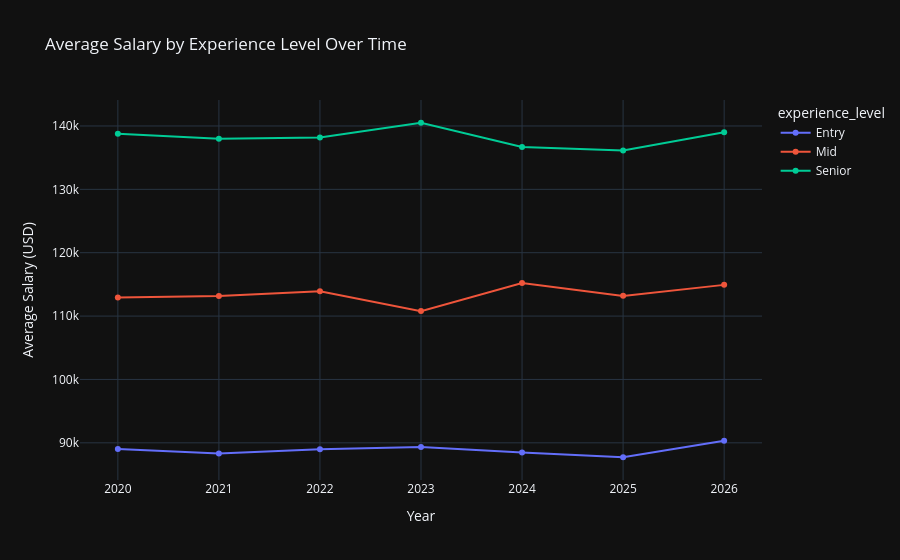

Notebook cell for this chart:
### Code cell
### 8. Average Salary by Experience Level Over Time
salary_exp_year = ai_df.groupby(['job_posting_year', 'experience_level'])['salary'].mean().reset_index()
fig = px.line(salary_exp_year, x='job_posting_year', y='salary', color='experience_level',
              title='Average Salary by Experience Level Over Time',
              category_orders={'experience_level': ['Entry', 'Mid', 'Senior']},
              labels={'job_posting_year': 'Year', 'salary': 'Average Salary (USD)'},
              markers=True)
fig.show()

### Figure 1 — Plotly figure (JSON) as saved in the notebook; plotly's stock layout.template omitted (floating-point values rounded to 4 significant figures)
{"data": [{"hovertemplate": "experience_level=Entry<br>Year=%{x}<br>Average Salary (USD)=%{y}<extra></extra>", "legendgroup": "Entry", "line": {"color": "#636efa", "dash": "solid"}, "marker": {"symbol": "circle"}, "mode": "lines+markers", "name": "Entry", "orientation": "v", "showlegend": true, "x": [2020, 2021, 2022, 2023, 2024, 2025, 2026], "xaxis": "x", "y": [89030.0, 88330.0, 88970.0, 89350.0, 88460.0, 87720.0, 90320.0], "yaxis": "y", "type": "scatter"}, {"hovertemplate": "experience_level=Mid<br>Year=%{x}<br>Average Salary (USD)=%{y}<extra></extra>", "legendgroup": "Mid", "line": {"color": "#EF553B", "dash": "solid"}, "marker": {"symbol": "circle"}, "mode": "lines+markers", "name": "Mid", "orientation": "v", "showlegend": true, "x": [2020, 2021, 2022, 2023, 2024, 2025, 2026], "xaxis": "x", "y": [112900.0, 113200.0, 113900.0, 110800.0, 115200.0, 113200.0, 114900.0], "yaxis": "y", "type": "scatter"}, {"hovertemplate": "experience_level=Senior<br>Year=%{x}<br>Average Salary (USD)=%{y}<extra></extra>", "legendgroup": "Senior", "line": {"color": "#00cc96", "dash": "solid"}, "marker": {"symbol": "circle"}, "mode": "lines+markers", "name": "Senior", "orientation": "v", "showlegend": true, "x": [2020, 2021, 2022, 2023, 2024, 2025, 2026], "xaxis": "x", "y": [138800.0, 138000.0, 138200.0, 140500.0, 136700.0, 136100.0, 139000.0], "yaxis": "y", "type": "scatter"}], "layout": {"xaxis": {"anchor": "y", "domain": [0.0, 1.0], "title": {"text": "Year"}}, "yaxis": {"anchor": "x", "domain": [0.0, 1.0], "title": {"text": "Average Salary (USD)"}}, "legend": {"title": {"text": "experience_level"}, "tracegroupgap": 0}, "title": {"text": "Average Salary by Experience Level Over Time"}}}
